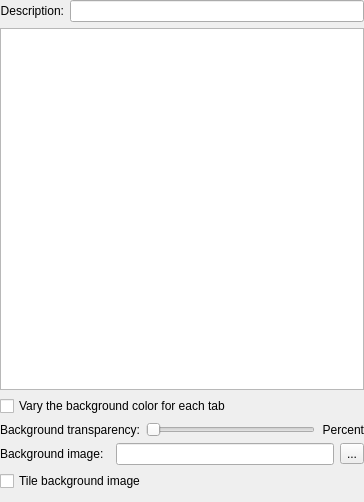
<?xml version="1.0" encoding="UTF-8"?>
<ui version="4.0">
 <class>ColorSchemeEditor</class>
 <widget class="QWidget" name="ColorSchemeEditor">
  <property name="geometry">
   <rect>
    <x>0</x>
    <y>0</y>
    <width>364</width>
    <height>502</height>
   </rect>
  </property>
  <layout class="QVBoxLayout">
   <property name="margin">
    <number>0</number>
   </property>
   <item>
    <layout class="QHBoxLayout">
     <item>
      <widget class="QLabel" name="discriptionLabel">
       <property name="text">
        <string>Description:</string>
       </property>
       <property name="alignment">
        <set>Qt::AlignRight|Qt::AlignTrailing|Qt::AlignVCenter</set>
       </property>
      </widget>
     </item>
     <item>
      <widget class="KLineEdit" name="descriptionEdit"/>
     </item>
    </layout>
   </item>
   <item>
    <widget class="QTableWidget" name="colorTable"/>
   </item>
   <item>
    <widget class="QCheckBox" name="randomizedBackgroundCheck">
     <property name="text">
      <string>Vary the background color for each tab</string>
     </property>
    </widget>
   </item>
   <item>
    <layout class="QHBoxLayout">
     <item>
      <widget class="QLabel" name="transparencyLabel">
       <property name="text">
        <string>Background transparency:</string>
       </property>
       <property name="alignment">
        <set>Qt::AlignRight|Qt::AlignTrailing|Qt::AlignVCenter</set>
       </property>
      </widget>
     </item>
     <item>
      <widget class="QSlider" name="transparencySlider">
       <property name="maximum">
        <number>100</number>
       </property>
       <property name="orientation">
        <enum>Qt::Horizontal</enum>
       </property>
      </widget>
     </item>
     <item>
      <widget class="QLabel" name="transparencyPercentLabel">
       <property name="text">
        <string>Percent</string>
       </property>
       <property name="alignment">
        <set>Qt::AlignRight|Qt::AlignTrailing|Qt::AlignVCenter</set>
       </property>
      </widget>
     </item>
    </layout>
   </item>
   <item>
    <layout class="QGridLayout" name="gridLayout">
     <item row="0" column="2">
      <widget class="KLineEdit" name="wallpaperPath">
       <property name="toolTip">
        <string>Edit the path of the background image</string>
       </property>
      </widget>
     </item>
     <item row="0" column="3">
      <widget class="QToolButton" name="wallpaperSelectButton">
       <property name="toolTip">
        <string>Choose the background image</string>
       </property>
       <property name="text">
        <string>...</string>
       </property>
      </widget>
     </item>
     <item row="0" column="0">
      <widget class="QLabel" name="wallpaperLabel">
       <property name="text">
        <string>Background image:</string>
       </property>
      </widget>
     </item>
     <item row="1" column="0" colspan="4">
      <widget class="QCheckBox" name="wallpaperTile">
       <property name="text">
        <string>Tile background image</string>
       </property>
      </widget>
     </item>
    </layout>
   </item>
   <item>
    <spacer>
     <property name="orientation">
      <enum>Qt::Vertical</enum>
     </property>
     <property name="sizeType">
      <enum>QSizePolicy::Fixed</enum>
     </property>
     <property name="sizeHint" stdset="0">
      <size>
       <width>364</width>
       <height>5</height>
      </size>
     </property>
    </spacer>
   </item>
   <item>
    <widget class="KMessageWidget" name="transparencyWarningWidget"/>
   </item>
  </layout>
 </widget>
 <customwidgets>
  <customwidget>
   <class>KLineEdit</class>
   <extends>QLineEdit</extends>
   <header>klineedit.h</header>
  </customwidget>
  <customwidget>
   <class>KMessageWidget</class>
   <extends>QFrame</extends>
   <header>kmessagewidget.h</header>
   <container>1</container>
  </customwidget>
 </customwidgets>
 <resources/>
 <connections/>
</ui>
